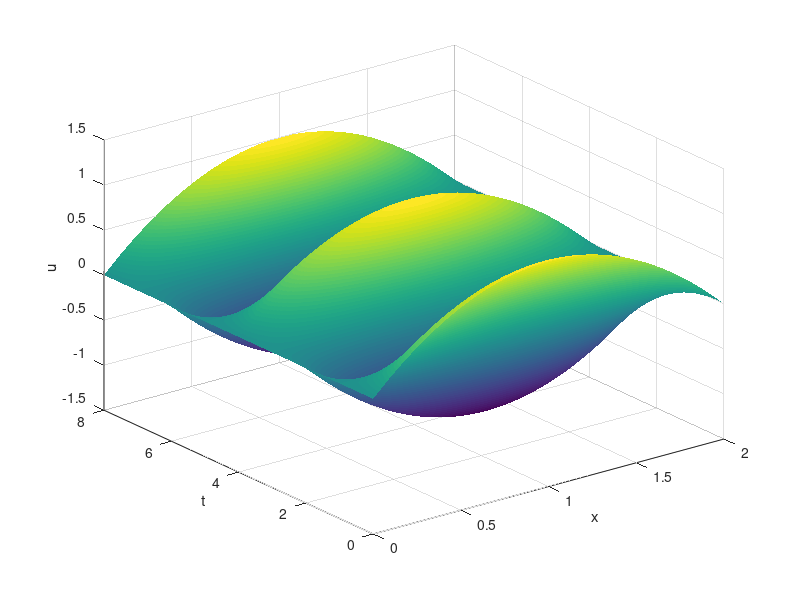

MATLAB code for this plot:
%{
Solve

    utt(x, t) − uxx(x, t) = 0 , x ∈ (0, 2) , t ∈ (0, 8) ,
    u(0, t) = u(2, t) = 0 , t ∈ (0, 8),
    u(x, 0) = x(2 − x) , ut(x, 0) = 0 , x ∈ (0, 2)

by means of the explicit scheme with the numbers of subintervals 
n = 500, l = 2000 in the x- and t-directions, respectively.
%}
clear
p = 1;
L = 2;
T = 8;
phi = @(x) x*(2-x);
n = 500;
%l = 1975; % instability occurs
l = 2000;
%%
h   = L/n;
tau = T/l;
%%
x = 0:h:L;
t = 0:tau:T;
%%
c = p*tau^2/h^2;
dim = [n+1 l+1];
u = zeros(dim);
tic;
for i = 1:n+1
    u(i,1) = phi(x(i));
    u(i,2) = u(i,1) - tau^2*p;
end
for k = 2:l
    u(1,k+1)=0;
    for i = 2:n
        u(i,k+1)=2*(1-c)*u(i,k) + c*(u(i-1,k)+u(i+1,k)) - u(i,k-1);
    end
    u(n+1,k+1)=0;
end
toc
surf(x,t,u')
xlabel('x')
ylabel('t')
zlabel('u')
shading interp
